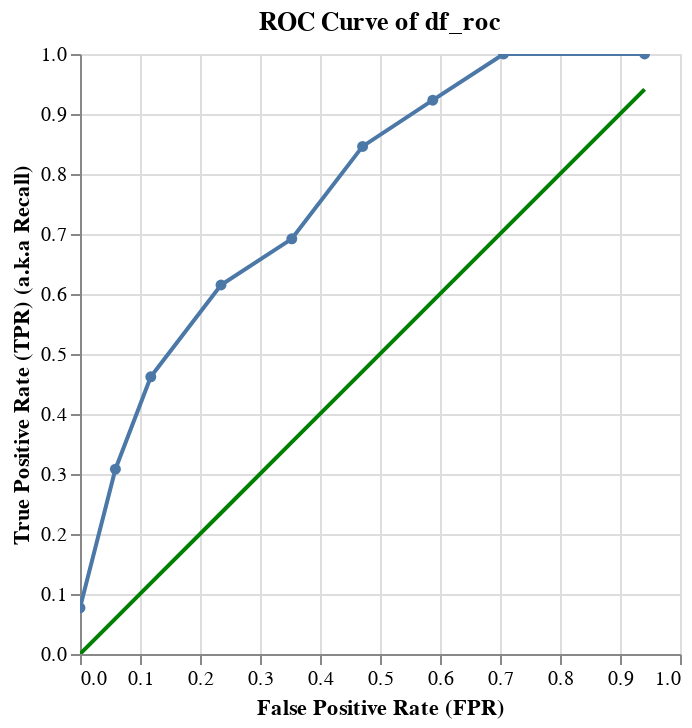

The code cell stored with this chart in its notebook:
### Code cell
# Code referenced from https://www.featureranking.com/tutorials/machine-learning-tutorials/sk-part-4-model-evaluation/


import altair as alt
# use alt.renderers.enable('html') if running locally, alt.renderers.enable('notebook') if running on Azure notebooks
alt.renderers.enable('html')

base = alt.Chart(df_roc, 
                 title='ROC Curve of df_roc'
                ).properties(width=300)

roc_curve = base.mark_line(point=True).encode(
    alt.X('FPR', title='False Positive Rate (FPR)',  sort=None),
    alt.Y('TPR', title='True Positive Rate (TPR) (a.k.a Recall)'),
)

roc_rule = base.mark_line(color='green').encode(
    x='FPR',
    y='FPR',
    size=alt.value(2)
)

(roc_curve + roc_rule).interactive()

### Figure 1 — Vega-Lite specification as saved in the notebook (floating-point values rounded to 4 significant figures)
{"config": {"view": {"continuousWidth": 400, "continuousHeight": 300}}, "layer": [{"mark": {"type": "line", "point": true}, "encoding": {"x": {"type": "quantitative", "field": "FPR", "sort": null, "title": "False Positive Rate (FPR)"}, "y": {"type": "quantitative", "field": "TPR", "title": "True Positive Rate (TPR) (a.k.a Recall)"}}, "selection": {"selector001": {"type": "interval", "bind": "scales", "encodings": ["x", "y"]}}, "title": "ROC Curve of df_roc", "width": 300}, {"mark": {"type": "line", "color": "green"}, "encoding": {"size": {"value": 2}, "x": {"type": "quantitative", "field": "FPR"}, "y": {"type": "quantitative", "field": "FPR"}}, "title": "ROC Curve of df_roc", "width": 300}], "data": {"name": "data-a3c135c6969e085cbbcbb4fb676f460e"}, "$schema": "https://vega.github.io/schema/vega-lite/v4.8.1.json", "datasets": {"data-a3c135c6969e085cbbcbb4fb676f460e": [{"Threshold": 0.1, "TPR": 1.0, "FPR": 0.941}, {"Threshold": 0.2, "TPR": 1.0, "FPR": 0.706}, {"Threshold": 0.3, "TPR": 0.923, "FPR": 0.588}, {"Threshold": 0.4, "TPR": 0.846, "FPR": 0.471}, {"Threshold": 0.5, "TPR": 0.692, "FPR": 0.353}, {"Threshold": 0.6, "TPR": 0.615, "FPR": 0.235}, {"Threshold": 0.7, "TPR": 0.462, "FPR": 0.118}, {"Threshold": 0.8, "TPR": 0.308, "FPR": 0.059}, {"Threshold": 0.9, "TPR": 0.077, "FPR": 0.0}]}}
